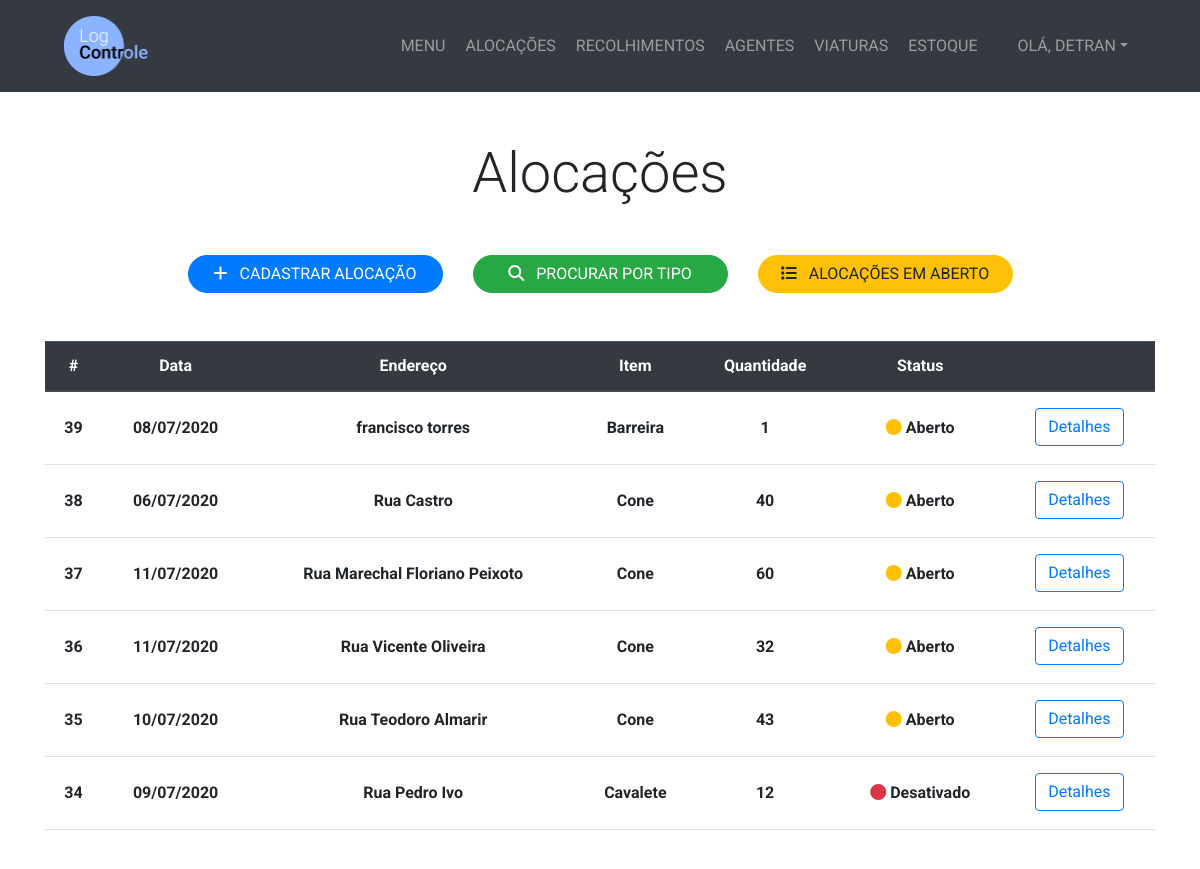
Before: /alocacao/ (signed in) with the older database file.
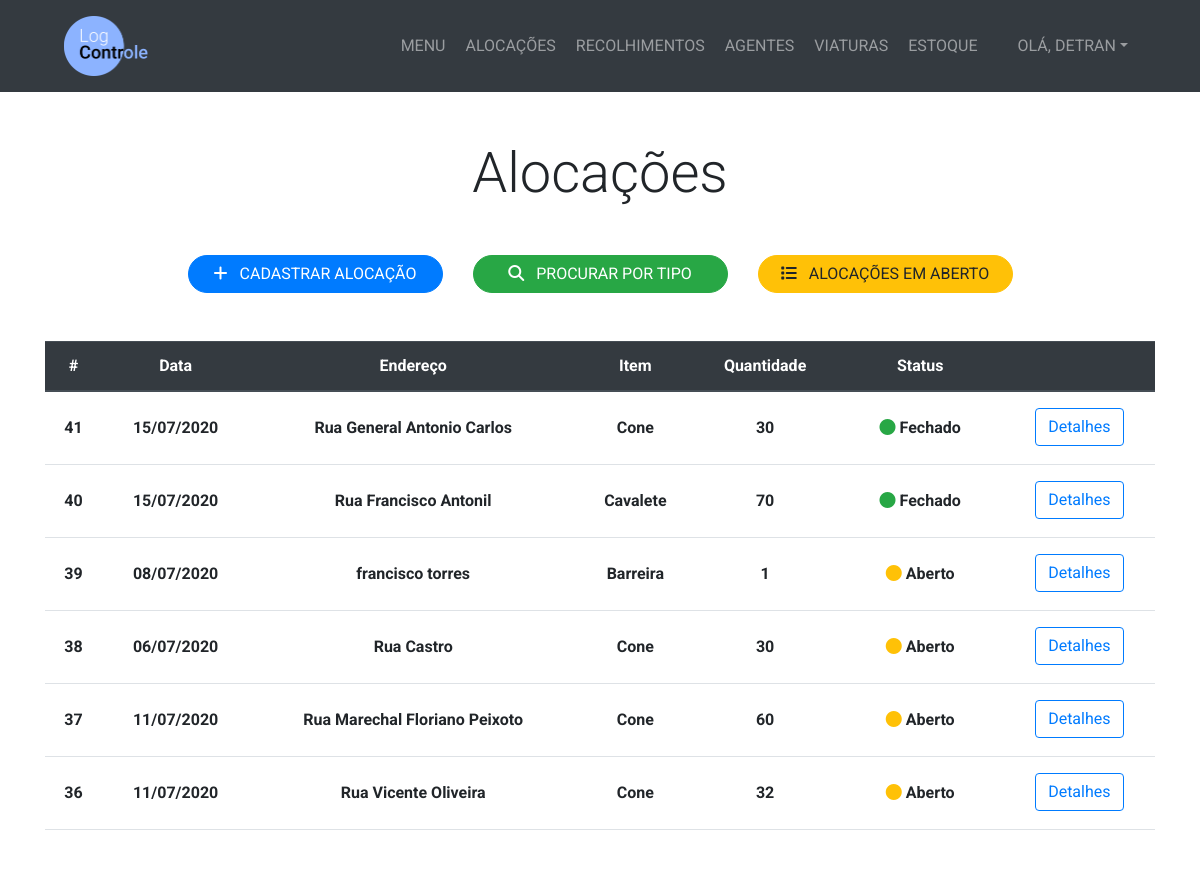
After: the same page with the newer database file.
### management/models.py (models this page shows, shortened)
class Alocacao(models.Model):
    TURNO_CHOICES = (
        ('Manhã', 'Manhã'),
        ('Tarde', 'Tarde'),
        ('Noite', 'Noite'),
        ('Madrugada', 'Madrugada')
    )
    STATUS_CHOICES = (
        ('Aberto', 'Aberto'),
        ('Fechado', 'Fechado'),
        ('Desativado', 'Desativado')
    )
    data = models.DateField()
    horario = models.TimeField()
    item = models.ForeignKey(Item, on_delete=models.PROTECT)
    quantidade = models.IntegerField()
    turno = models.CharField(max_length=10, choices=TURNO_CHOICES)
    viatura = models.ForeignKey(Viatura, on_delete=models.PROTECT, blank=True, null=True)
    rua = models.CharField(max_length=200)
    numero = models.CharField(max_length=10)
    bairro = models.CharField(max_length=25)
    complemento = models.CharField(max_length=25, blank=True)
    motivo = models.CharField(max_length=100, blank=True)
    cadastrador = models.ForeignKey(User, on_delete=models.PROTECT)
    status = models.CharField(max_length=11, choices=STATUS_CHOICES, default='Fechado')

class Item(models.Model):
    nome = models.CharField(max_length=100)
    def __str__(self):
        return self.nome

### management/views.py (the view)
# urls.py: path('alocacao/', views.menu_alocacao, name='menu_alocacao'),
@login_required
def menu_alocacao(request):
    alocacoes = Alocacao.objects.all().order_by('-id')
    return render(request, 'management/menu_alocacao.html', {'alocacoes':alocacoes})

### management/templates/management/menu_alocacao.html
{% extends 'management/base.html' %}
{% block content %}
  <section class="py-5">
    <div class="container">
      <h1 class="display-4 text-center mb-5">Alocações</h1>
      <div class="row justify-content-center">
        <div class="col-lg-3">
          <a href="{% url 'criar_alocacao' %}" class="btn btn-primary btn-block rounded-pill"><i class="fas fa-plus mr-2"></i> CADASTRAR ALOCAÇÃO</a>
        </div>
        <div class="col-lg-3">
          <a href="{% url 'procurar_por_tipo_alocacao' %}" class="btn btn-success btn-block rounded-pill"><i class="fas fa-search mr-2"></i> PROCURAR POR TIPO</a>
        </div>
        <div class="col-lg-3">
          <a href="{% url 'alocacoes_abertas' %}" class="btn btn-warning btn-block rounded-pill"><i class="fas fa-list mr-2"></i> ALOCAÇÕES EM ABERTO</a>
        </div>
      </div>
      <div class="row justify-content-center mt-5">
        <div class="col-lg-12">
          {% if alocacoes %}
            <div class="table-responsive " id="tabela-colaboracao">
              <table class="table table-hover">
                <thead class="thead-dark">
                  <tr>
                    <th scope="col" class="text-center">#</th>
                    <th scope="col" class="text-center">Data</th>
                    <th scope="col" class="text-center">Endereço</th>
                    <th scope="col" class="text-center">Item</th>
                    <th scope="col" class="text-center">Quantidade</th>
                    <th scope="col" class="text-center">Status</th>
                    <th scope="col" class="text-center"></th>
                  </tr>
                </thead>
                <tbody>
                  {% for alocacao in alocacoes %}
                    <tr>
                      <th scope="row" class="text-center py-4">{{ alocacao.id }}</th>
                      <th scope="row" class="text-center py-4">{{ alocacao.data|date:'d/m/Y' }}</th>
                      <th scope="row" class="text-center py-4">{{ alocacao.rua }}</th>
                      <th scope="row" class="text-center py-4">{{ alocacao.item }}</th>
                      <th scope="row" class="text-center py-4">{{ alocacao.quantidade }}</th>
                      <th scope="row" class="text-center py-4">
                        {% if alocacao.status == 'Aberto' %}
                          <i class="fas fa-circle text-warning"></i> {{ alocacao.status }}
                        {% elif alocacao.status == 'Fechado' %}
                          <i class="fas fa-circle text-success"></i> {{ alocacao.status }}
                        {% elif alocacao.status == 'Desativado' %}
                          <i class="fas fa-circle text-danger"></i> {{ alocacao.status }}
                        {% endif %}
                      </th>
                      <th scope="row" class="text-center py-3"><a href="{% url 'detalhe_alocacao' alocacao.id %}" class="btn btn-outline-primary">Detalhes</a></th>
                    </tr>
                  {% endfor %}
                </tbody>
              </table>
            </div>
          {% else %}
            <h2 class="text-center text-secondary">Nenhuma alocação cadastrada</h2>
          {% endif %}
        </div>
      </div>
    </div>
  </section>
{% endblock %}

### management/templates/management/base.html (shortened to what this page needs)
<!DOCTYPE html>
<html lang="pt-br" dir="ltr">
  {% load static %}
  <head>
    <link
      rel="stylesheet"
      href="https://stackpath.bootstrapcdn.com/bootstrap/4.5.0/css/bootstrap.min.css"
    />
    <link rel="stylesheet" type="text/css" href="{% static 'management/css/style.css' %}">
    <link rel="stylesheet" href="{% static 'management/css/bootstrap-datepicker.css' %}">
  </head>
  <body>
    <nav class="navbar navbar-expand-lg bg-dark navbar-dark py-3" id="main-nav">
      <a href="{% url 'home' %}" class="ml-5">
        <img src="{% static 'management/Logo.png' %}" alt="Logo LogControle" style="max-height: 60px;">
      </a>
      <div class="collapse navbar-collapse" id="navbarCollapse">
        <ul class="navbar-nav ml-auto">
          <li class="nav-item">
            <a href="{% url 'home' %}" class="nav-link ml-1">MENU</a>
          </li>
          <li class="nav-item">
            <a href="{% url 'menu_alocacao' %}" class="nav-link ml-1">ALOCAÇÕES</a>
          </li>
          <li class="nav-item">
            <a href="{% url 'menu_recolhimento' %}" class="nav-link ml-1">RECOLHIMENTOS</a>
          </li>
          <li class="nav-item">
            <a href="{% url 'menu_agente' %}" class="nav-link ml-1">AGENTES</a>
          </li>
          <li class="nav-item">
            <a href="{% url 'menu_viatura' %}" class="nav-link ml-1">VIATURAS</a>
          </li>
          <li class="nav-item">
            <a href="{% url 'menu_estoque' %}" class="nav-link ml-1">ESTOQUE</a>
          </li>
          <li class="nav-item dropdown ml-4 mr-5">
            <a href="#" class="nav-link dropdown-toggle" data-toggle="dropdown" aria-expanded="false">OLÁ, <span style="text-transform: uppercase;">{{ user.username }}</span></a>
          </li>
        </ul>
      </div>
    </nav>
    {% block content %} {% endblock %}
  </body>
</html>

### management/static/management/css/style.css (style rules this page uses)
body { font-family: 'Roboto', Arial; }
#tabela-colaboracao { height: 500px; overflow: auto; }

Changed rows visible on the page:
no longer on this page (row edited): Alocacao: id "35", data "10/07/2020", rua "Rua Teodoro Almarir", item "Cone", quantidade "43", status "Aberto"
no longer on this page (row unchanged): Alocacao: id "34", data "09/07/2020", rua "Rua Pedro Ivo", item "Cavalete", quantidade "12", status "Desativado"
added Alocacao: id "41", data "15/07/2020", rua "Rua General Antonio Carlos", item "Cone", quantidade "30", status "Fechado"
added Alocacao: id "40", data "15/07/2020", rua "Rua Francisco Antonil", item "Cavalete", quantidade "70", status "Fechado"
changed Alocacao "Rua Castro": quantidade "40" → "30"
